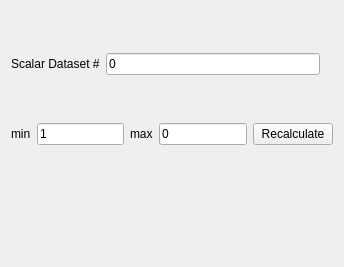
<?xml version="1.0" encoding="UTF-8"?>
<ui version="4.0">
 <class>QgsMeshRendererScalarSettingsWidgetBase</class>
 <widget class="QWidget" name="QgsMeshRendererScalarSettingsWidgetBase">
  <property name="geometry">
   <rect>
    <x>0</x>
    <y>0</y>
    <width>344</width>
    <height>267</height>
   </rect>
  </property>
  <property name="windowTitle">
   <string>Form</string>
  </property>
  <layout class="QVBoxLayout" name="verticalLayout">
   <item>
    <layout class="QHBoxLayout" name="horizontalLayout_3">
     <item>
      <widget class="QLabel" name="mScalarDatasetNoLabel">
       <property name="text">
        <string>Scalar Dataset #</string>
       </property>
      </widget>
     </item>
     <item>
      <widget class="QLineEdit" name="mScalarDatasetNoLineEdit">
       <property name="text">
        <string>0</string>
       </property>
      </widget>
     </item>
     <item>
      <widget class="QLabel" name="mDatasetNameLabel">
       <property name="text">
        <string/>
       </property>
      </widget>
     </item>
    </layout>
   </item>
   <item>
    <layout class="QHBoxLayout" name="horizontalLayout_2">
     <item>
      <widget class="QLabel" name="mScalarMinLabel">
       <property name="text">
        <string>min</string>
       </property>
      </widget>
     </item>
     <item>
      <widget class="QLineEdit" name="mScalarMaxLineEdit">
       <property name="text">
        <string>1</string>
       </property>
      </widget>
     </item>
     <item>
      <widget class="QLabel" name="mScalarMaxLabel">
       <property name="text">
        <string>max</string>
       </property>
      </widget>
     </item>
     <item>
      <widget class="QLineEdit" name="mScalarMinLineEdit">
       <property name="text">
        <string>0</string>
       </property>
      </widget>
     </item>
     <item>
      <widget class="QPushButton" name="mScalarRecalculateMinMaxButton">
       <property name="text">
        <string>Recalculate</string>
       </property>
      </widget>
     </item>
    </layout>
   </item>
   <item>
    <widget class="QgsColorRampShaderWidget" name="mScalarColorRampShaderWidget" native="true">
     <property name="sizePolicy">
      <sizepolicy hsizetype="MinimumExpanding" vsizetype="Preferred">
       <horstretch>0</horstretch>
       <verstretch>0</verstretch>
      </sizepolicy>
     </property>
    </widget>
   </item>
  </layout>
 </widget>
 <customwidgets>
  <customwidget>
   <class>QgsColorRampShaderWidget</class>
   <extends>QWidget</extends>
   <header>raster/qgscolorrampshaderwidget.h</header>
   <container>1</container>
  </customwidget>
 </customwidgets>
 <resources/>
 <connections/>
</ui>
